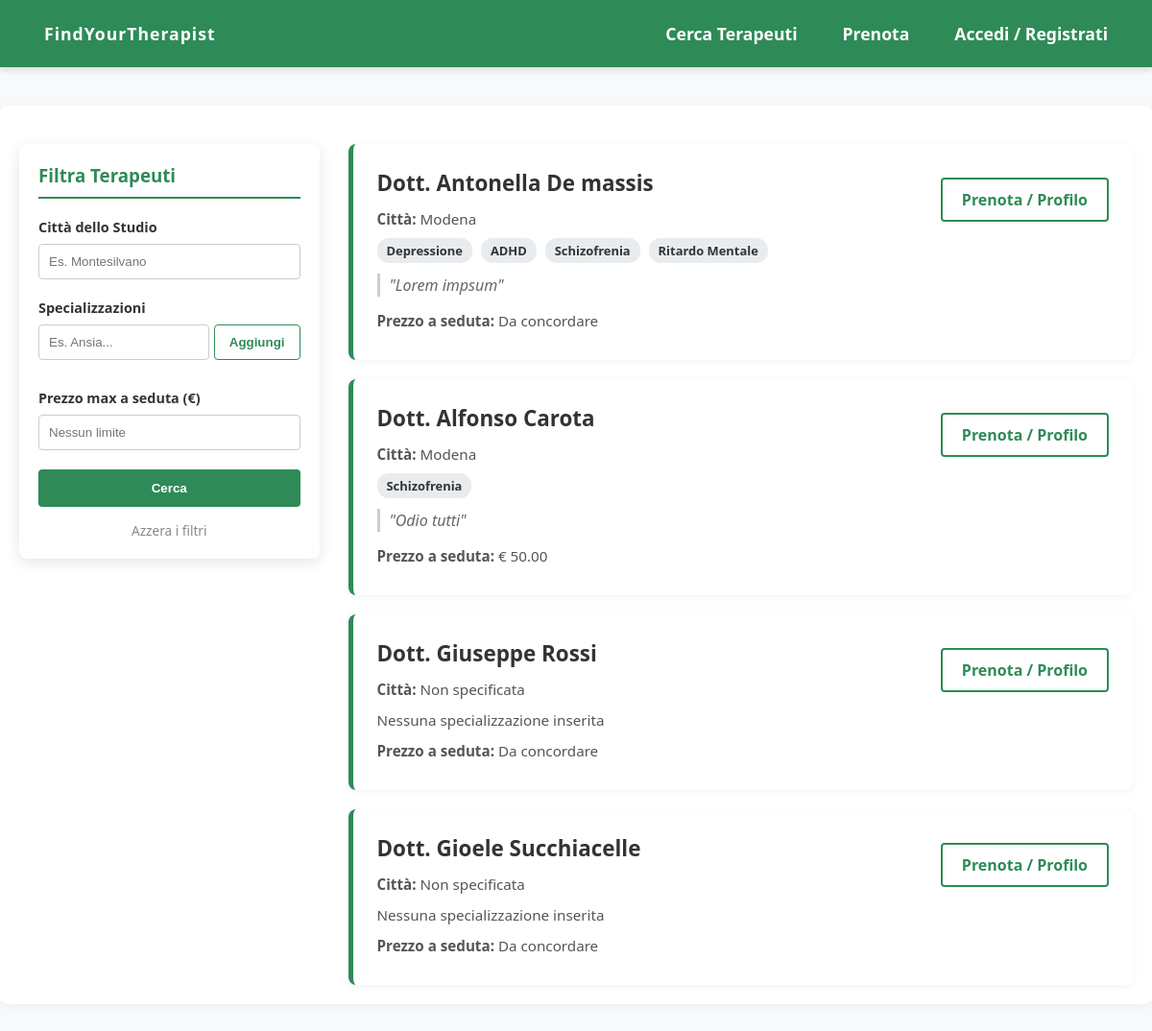
Before: /utenti/vetrina/ with the older database file.
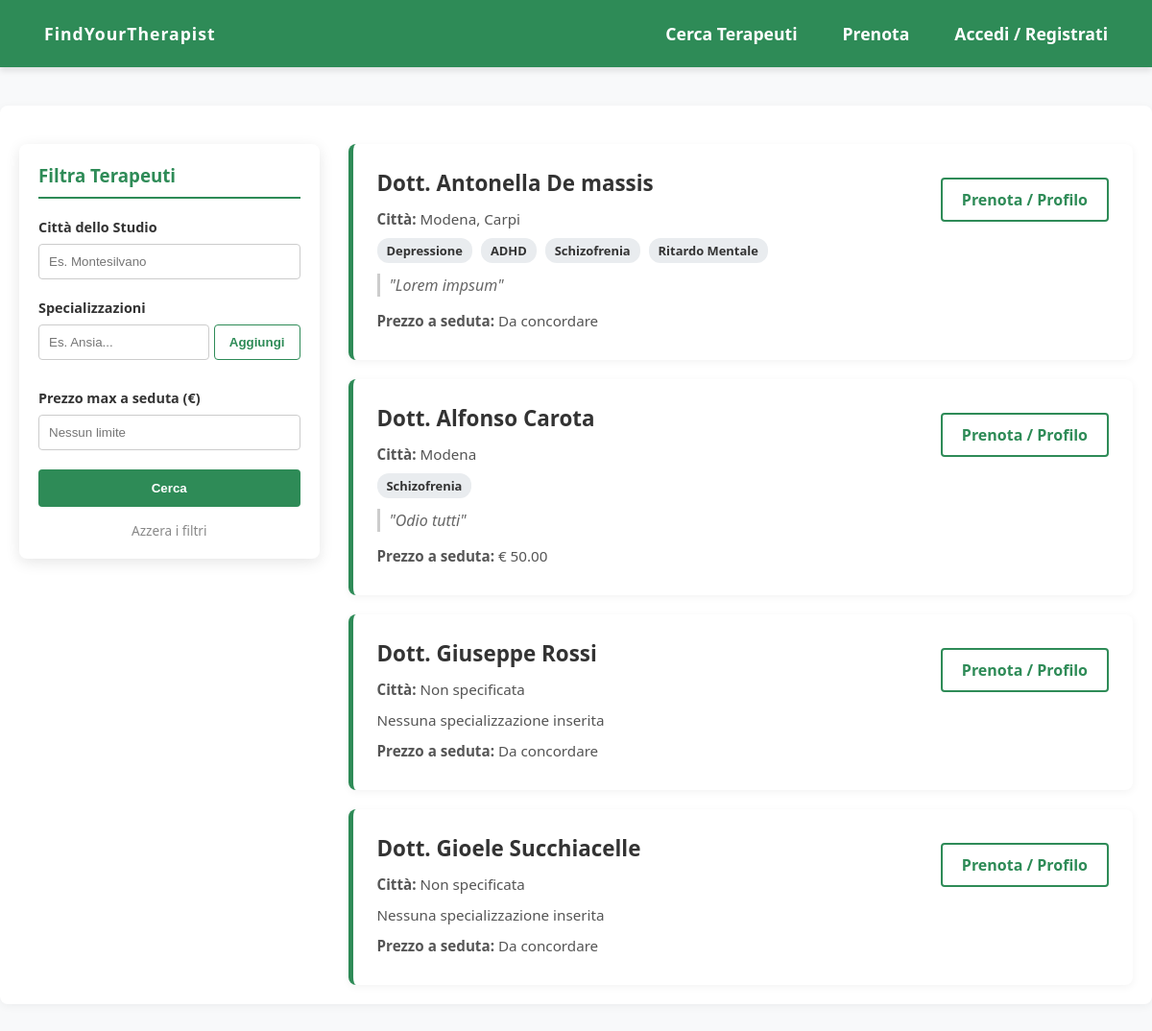
After: the same page with the newer database file.
### utenti/models.py (models this page shows, shortened)
class Terapeuta(models.Model):
    user = models.OneToOneField(User, on_delete=models.CASCADE)
    numero_telefono = models.CharField(max_length=15, blank=True, null=True)
    studi = models.ManyToManyField(Studio, related_name='terapeuti', blank=True)
    prezzo = models.DecimalField(max_digits=6, decimal_places=2, blank=True, null=True)
    descrizione = models.TextField(blank=True, null=True)
    specializzazioni = models.ManyToManyField(Specializzazione, related_name='terapeuti', blank=True)
    class Meta:
        verbose_name = "Terapeuta"
        verbose_name_plural = "Terapeuti"
        ordering = ['id']

class Studio(models.Model):
    indirizzo = models.CharField(max_length=200)
    citta = models.CharField(max_length=100)
    class Meta:
        verbose_name = "Studio"
        verbose_name_plural = "Studi"
        ordering = ['id']

class Specializzazione(models.Model):
    nome = models.CharField(max_length=100)
    class Meta:
        verbose_name = "Specializzazione"
        verbose_name_plural = "Specializzazioni"
        ordering = ['id']

### utenti/views.py (the view)
# urls.py: path('vetrina/', VetrinaTerapeutiView.as_view(), name='vetrina'),
class VetrinaTerapeutiView(View):
    def get(self, request):
        terapeuti = Terapeuta.objects.all()
        citta_scelta = request.GET.get('citta')
        spec_scelte = request.GET.getlist('specializzazione')
        prezzo_max = request.GET.get('prezzo_max')
        if citta_scelta:
            terapeuti = terapeuti.filter(studi__citta__icontains=citta_scelta).distinct()
        if spec_scelte:
            terapeuti = terapeuti.filter(specializzazioni__id__in=spec_scelte).distinct()
        if prezzo_max:
            terapeuti = terapeuti.filter(
                Q(prezzo__lte=prezzo_max) | Q(prezzo__isnull=True)
            ).distinct()
        specializzazioni = Specializzazione.objects.all()
        citta_disponibili = Studio.objects.values_list('citta', flat=True).distinct()
        context = {
            'terapeuti': terapeuti,
            'specializzazioni': specializzazioni,
            'citta_disponibili': citta_disponibili,
            'valori_scelti': {
                'citta': citta_scelta or '',
                'specializzazioni': [int(s) for s in spec_scelte] if spec_scelte else [],
                'prezzo_max': prezzo_max or ''
            }
        }
        return render(request, 'utenti/vetrina.html', context)

### templates/utenti/vetrina.html (shortened to what this page needs)
{% extends 'base.html' %}
{% load static %}
{% block extra_css %}
    <link rel="stylesheet" href="{% static 'css/vetrina.css' %}?v=3">
{% endblock %}
{% block contenuto %}
<div class="vetrina-container">
    <aside class="sidebar-filtri">
        <h3>Filtra Terapeuti</h3>
        <form method="GET" action="{% url 'utenti:vetrina' %}" id="filtri-form">
            <div class="filter-group">
                <label for="citta">Città dello Studio</label>
                <input type="text" name="citta" id="citta" list="citta-list" placeholder="Es. Montesilvano" value="{{ valori_scelti.citta }}">
            </div>
            <div class="filter-group">
                <label>Specializzazioni</label>
                <div class="multi-input-group">
                    <input type="text" id="spec-input" list="spec-list" placeholder="Es. Ansia...">
                    <button type="button" id="add-spec-btn" class="btn-secondary-small">Aggiungi</button>
                </div>
            </div>
            <div class="filter-group">
                <label for="prezzo_max">Prezzo max a seduta (€)</label>
                <input type="number" name="prezzo_max" id="prezzo_max" placeholder="Nessun limite" value="{{ valori_scelti.prezzo_max }}" min="0" step="5">
            </div>
            <button type="submit" class="btn-filtra">Cerca</button>
            <a href="{% url 'utenti:vetrina' %}" style="display: block; text-align: center; margin-top: 15px; color: #888; font-size: 0.85em; text-decoration: none;">Azzera i filtri</a>
        </form>
    </aside>
    <section class="risultati-container">
        {% for terapeuta in terapeuti %}
            <div class="terapeuta-card">
                <div class="terapeuta-info">
                    <h4>Dott. {{ terapeuta.user.first_name }} {{ terapeuta.user.last_name }}</h4>
                    <p><strong>Città:</strong>
                        {% for studio in terapeuta.studi.all %}
                            {{ studio.citta }}{% if not forloop.last %}, {% endif %}
                        {% empty %}
                            Non specificata
                        {% endfor %}
                    </p>
                    <p style="margin: 12px 0;">
                        {% for spec in terapeuta.specializzazioni.all %}
                            <span class="badge-spec">{{ spec.nome }}</span>
                        {% empty %}
                            Nessuna specializzazione inserita
                        {% endfor %}
                    </p>
                    {% if terapeuta.descrizione %}
                        <div class="terapeuta-descrizione">
                            "{{ terapeuta.descrizione|truncatewords:40 }}"
                        </div>
                    {% endif %}
                    <p><strong>Prezzo a seduta:</strong> {% if terapeuta.prezzo %}€ {{ terapeuta.prezzo }}{% else %}Da concordare{% endif %}</p>
                </div>
                <div class="terapeuta-azioni">
                    {% if not user.is_authenticated %}
                       <a href="{% url 'utenti:accedi' %}" class="btn-profilo">Prenota / Profilo</a>
                    {% elif user.paziente %}
                        <a href="{% url 'prenotazioni:profilo_prenota' terapeuta.id %}" class="btn-profilo">Prenota / Profilo</a>
                    {% endif %}
                </div>
            </div>
        {% endfor %}
    </section>
</div>
{% endblock %}

Changed rows visible on the page:
changed Terapeuta "Lorem impsum": gains Studio (citta "Carpi")
shown differently, row unchanged: Studio "Modena": now shows ","
